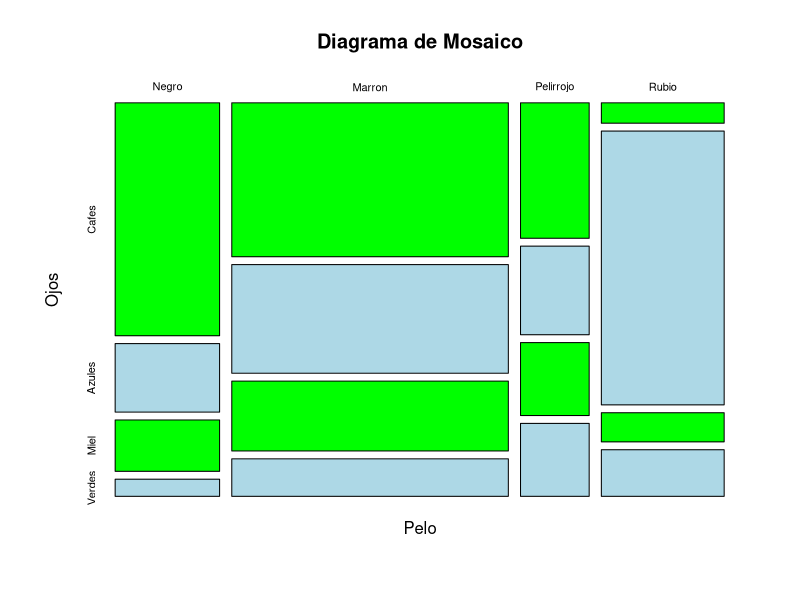
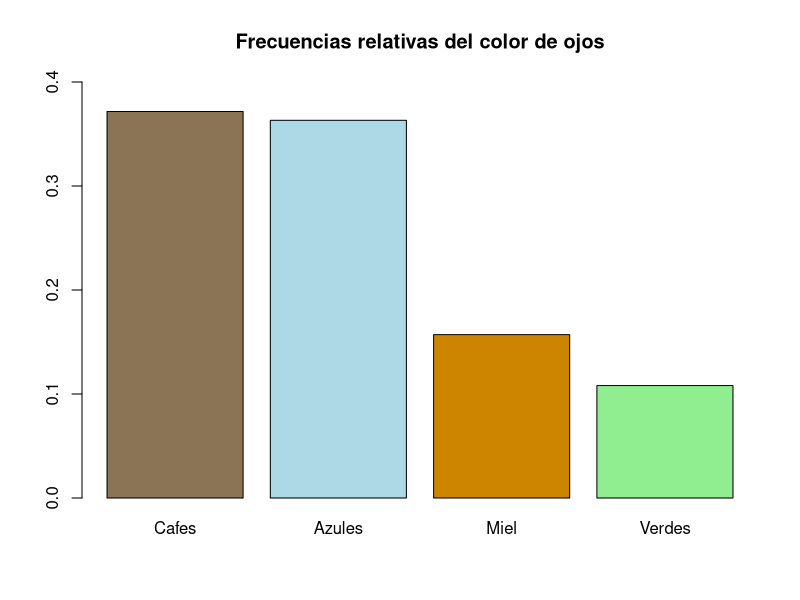
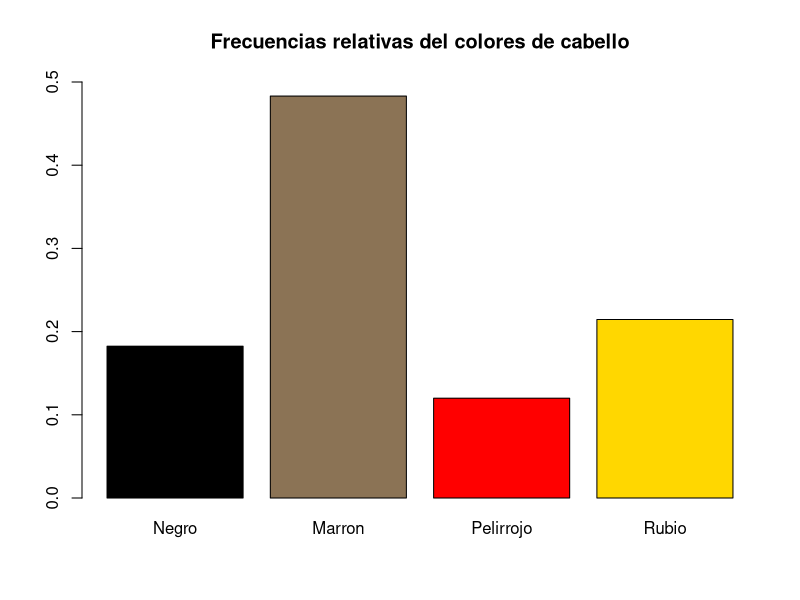
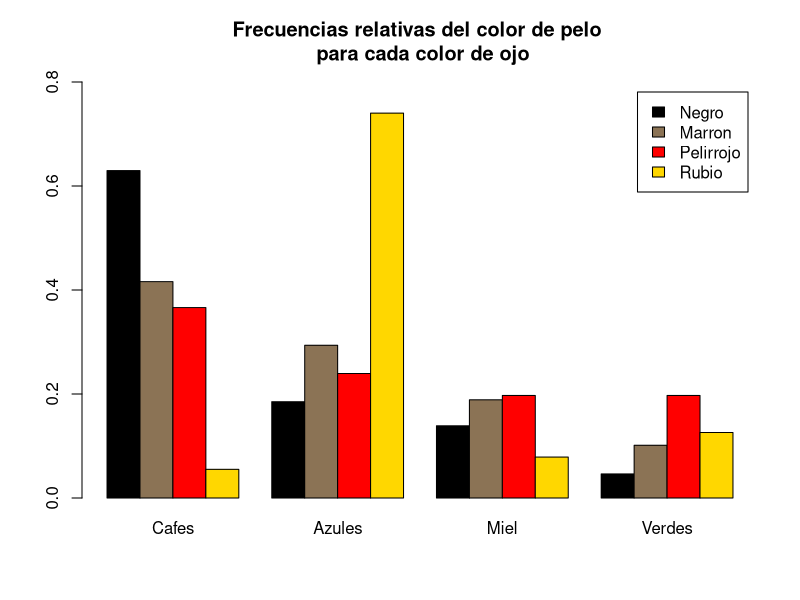
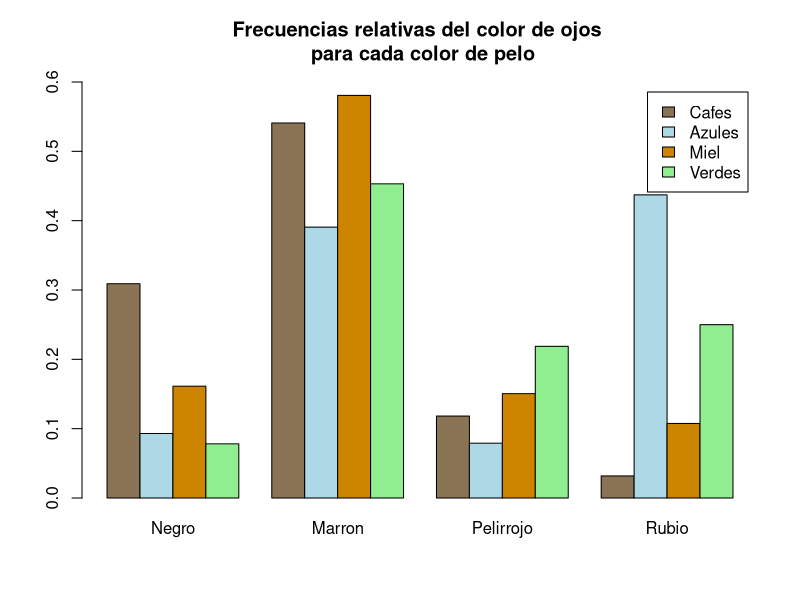

Source code (R) for these figures, in order:
## ---- chunk 1
knitr::opts_chunk$set(echo = TRUE)
## ---- chunk 2
ftable(HairEyeColor) # tabla original 

male = HairEyeColor[, ,"Male"] # extrayendo solo la informacion del hombre. 
female = HairEyeColor[, , "Female"] # extrayendo solo la informacion de la mujer

data = as.table(male+female)

data

## ---- chunk 3
dimnames(data) = list(
  Pelo = c("Negro", "Marron", "Pelirrojo", "Rubio"),
  Ojos = c("Cafes", "Azules", "Miel", "Verdes")
)

data # tabla convertida a espannol

## ---- chunk 4
plot(data, col = c("green", "lightblue"), main = "Diagrama de Mosaico")
## ---- chunk 5
sum(data)
## ---- chunk 6
colSums(data) # absoluta
rowSums(data) # absoluta

round(prop.table(colSums(data)),3) # relativa
round(prop.table(rowSums(data)),3) # relativa


## ---- chunk 7

barplot(prop.table(colSums(data)), ylim = c(0, 0.4), 
        main = "Frecuencias relativas del color de ojos", 
        col = c("burlywood4", "lightblue", "orange3", "lightgreen"))

barplot(prop.table(rowSums(data)), ylim = c(0, 0.5), 
        main = "Frecuencias relativas del colores de cabello", 
        col = c("black", "burlywood4", "red", "gold"))

## ---- chunk 8

round(prop.table(data),3) # frecuencia relativa global
round(prop.table(data, margin = 1), 3) # frecuencia relativa marginal por filas
round(prop.table(data, margin = 2), 3) # frecuencias relativa marginal por columnas

# CrossTable(data) # resumen

## ---- chunk 9
barplot(prop.table(data, margin = 1), beside = TRUE,  
        ylim = c(0, 0.8),
        legend.text = TRUE, 
        col = c("black", "burlywood4", "red", "gold"), 
        main = "Frecuencias relativas del color de pelo \n para cada color de ojo")

barplot(t(prop.table(data, margin = 2)), beside = TRUE,  
        ylim = c(0, 0.6),
        legend.text = TRUE, 
        col = c("burlywood4", "lightblue", "orange3", "lightgreen"), 
        main = "Frecuencias relativas del color de ojos \n para cada color de pelo")
